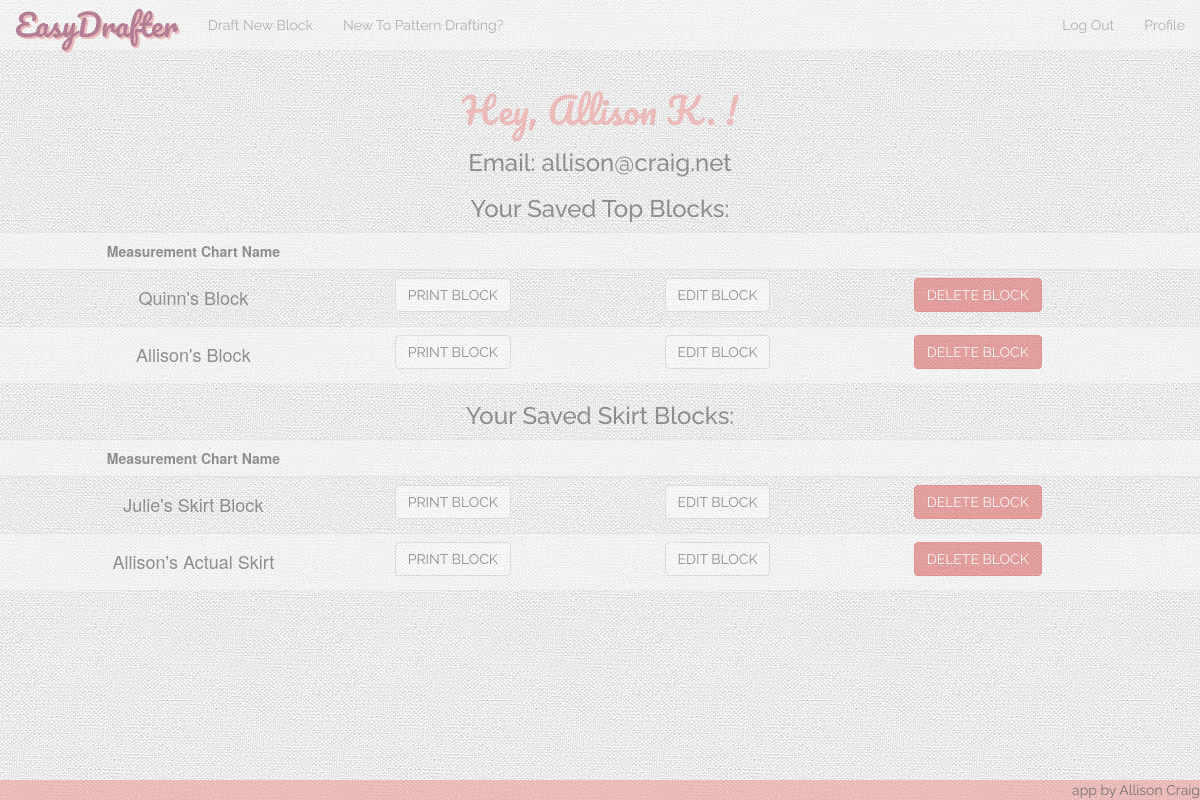
/profile (signed in), run on an earlier commit of the app's database.
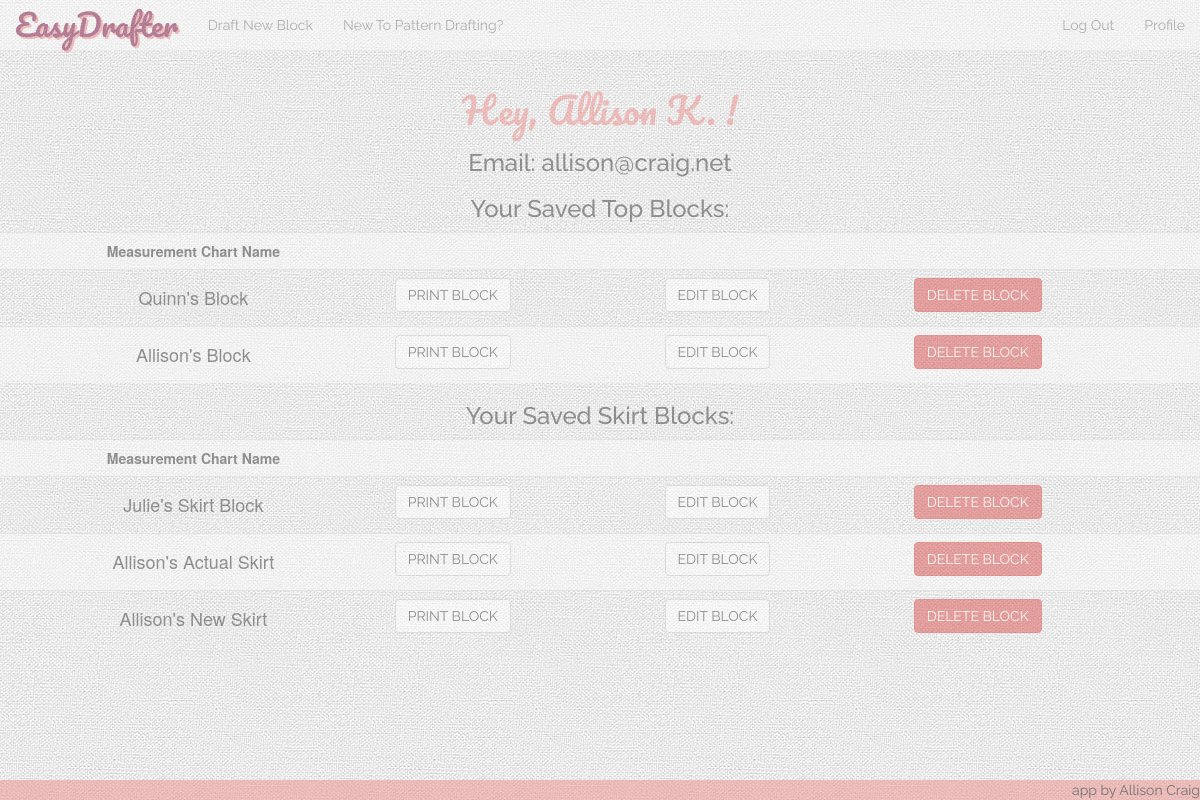
And on a later commit of the database.
### model.py (models this page shows, shortened)
class User(db.Model):
    __tablename__ = "Users"
    user_id = db.Column(db.Integer, autoincrement=True, primary_key=True)
    fb_id = db.Column(db.String(64), unique=True, nullable=True)
    email = db.Column(db.String(64), unique=True, nullable=False)
    password = db.Column(db.String(64), nullable=True)
    fname = db.Column(db.String(15), nullable=False)

class Measurement_Chart_Top(db.Model):
    __tablename__ = "Measurement_Chart_Tops"
    chart_id = db.Column(db.Integer, autoincrement=True, primary_key=True)
    nickname = db.Column(db.Integer, nullable=False)
    user_id = db.Column(db.String(100), db.ForeignKey('Users.user_id'))
    bust = db.Column(db.Integer, nullable=False)
    waist = db.Column(db.Integer, nullable=False)
    full_length = db.Column(db.Integer, nullable=False)
    center_front = db.Column(db.Integer, nullable=False)
    front_shoulder_slope = db.Column(db.Integer, nullable=False)
    strap = db.Column(db.Integer, nullable=False)
    front_across_shoulder = db.Column(db.Integer, nullable=False)
    across_chest = db.Column(db.Integer, nullable=False)
    bust_depth = db.Column(db.Integer, nullable=False)
    shoulder_length = db.Column(db.Integer, nullable=False)
    bust_arc = db.Column(db.Integer, nullable=False)
    bust_span = db.Column(db.Integer, nullable=False)
    waist_arc = db.Column(db.Integer, nullable=False)
    dart_placement = db.Column(db.Integer, nullable=False)
    side_length = db.Column(db.Integer, nullable=False)
    full_length_back = db.Column(db.Integer, nullable=False)
    center_back = db.Column(db.Integer, nullable=False)
    back_shoulder_slope = db.Column(db.Integer, nullable=False)
    across_back = db.Column(db.Integer, nullable=False)
    back_arc = db.Column(db.Integer, nullable=False)
    waist_arc_back = db.Column(db.Integer, nullable=False)
    back_neck = db.Column(db.Integer, nullable=False)
    back_across_shoulder = db.Column(db.Integer, nullable=False)
    back_dart_intake = db.Column(db.Integer, nullable=False)
    user = db.relationship("User",
                           backref=db.backref("Measurement_Chart_Tops"))

class Measurement_Chart_Skirt(db.Model):
    __tablename__ = "Measurement_Chart_Skirts"
    chart_id = db.Column(db.Integer, autoincrement=True, primary_key=True)
    nickname = db.Column(db.Integer, nullable=False)
    user_id = db.Column(db.String(100), db.ForeignKey('Users.user_id'))
    waist = db.Column(db.Integer, nullable=False)
    hip = db.Column(db.Integer, nullable=False)
    center_front_hip_depth = db.Column(db.Integer, nullable=False)
    back_hip_arc = db.Column(db.Integer, nullable=False)
    center_back_hip_depth = db.Column(db.Integer, nullable=False)
    front_hip_arc = db.Column(db.Integer, nullable=False)
    dart_placement = db.Column(db.Integer, nullable=False)
    user = db.relationship("User",
                           backref=db.backref("Measurement_Chart_Skirts"))

### server.py (the view)
@app.route('/profile')
def user_profile_page():
    user_email = session['logged_in_customer_email']
    user = User.query.filter(User.email==user_email).one()
    current_user_id = user.user_id
    saved_blocks_tops = Measurement_Chart_Top.query.filter(Measurement_Chart_Top.user_id==current_user_id).all()
    saved_blocks_skirts = Measurement_Chart_Skirt.query.filter(Measurement_Chart_Skirt.user_id==current_user_id).all()
    return render_template("profile.html", user=user, session=session, savedblockstops=saved_blocks_tops, savedblocksskirts=saved_blocks_skirts)

### server.py (called while the page is built)
@app.before_request
def add_tests():
    g.jasmine_tests = JS_TESTING_MODE

### templates/profile.html (shortened to what this page needs)
{% extends 'base.html' %}
{% block content %}
<center><h1 class='heading-titles'>Hey, {{ user.fname }} !</h1></center>
<center><h3 class="raleway">Email: {{ user.email }}</h3></center>
{% if savedblockstops %}
<center><h3 class="raleway">Your Saved Top Blocks: </h3></center>
<table class="table table-hover table-striped">
	<th><center>Measurement Chart Name</center></th>
	<th></th>
	<th></th>
	<th></th>
{% for sblocktop in savedblockstops %}
		<tr class="saved-block">
			<td><center><h4>{{ sblocktop.nickname }}</h4></center>
				<center>
					<td><form action='/print-top/{{sblocktop.chart_id}}'>
						<button class="btn btn-default">PRINT BLOCK</button>
					</form></td>
					<td><form action='/edit-top/{{sblocktop.chart_id}}'>
						<button class="btn btn-default" value="{{ sblocktop.chart_id }}">EDIT BLOCK</button>
					</form></td>
					<td>
						<button class="btn btn-danger delete-btn-top" name='chart-id' value="{{ sblocktop.chart_id }}">DELETE BLOCK</button></td>
					</center>
				</td>
			</tr>
{% endfor %}
</table>
{% endif %}
{% if savedblocksskirts %}
<center><h3 class="raleway">Your Saved Skirt Blocks: </h3></center>
<table class="table table-hover table-striped">
	<th><center>Measurement Chart Name</center></th>
	<th></th>
	<th></th>
	<th></th>
{% for sblockskirt in savedblocksskirts %}
		<tr class="saved-block">
			<td><center><h4>{{ sblockskirt.nickname }}</h4></center>
				<center>
					<td><form action='/print-skirt/{{sblockskirt.chart_id}}'>
						<button class="btn btn-default">PRINT BLOCK</button>
					</form></td>
					<td><form action='/edit-skirt/{{sblockskirt.chart_id}}'>
						<button class="btn btn-default" value="{{ sblockskirt.chart_id }}">EDIT BLOCK</button>
					</form></td>
					<td><button class="btn btn-danger delete-btn-skirt" name='chart-id' value="{{ sblockskirt.chart_id }}">DELETE BLOCK</button></td>
				</center>
			</td>
		</tr>
{% endfor %}
</table>
{% endif %}
{% endblock %}

### templates/base.html (shortened to what this page needs)
<!DOCTYPE html>
<html>
<head>
	<link rel='stylesheet' href='/static/css/style.css'>
	<link rel='stylesheet' href='/static/css/bootstrap.min.css'>
</head>
<body>
<nav class="navbar navbar-default navbar-fixed-top">
	<div class="container-fluid">
		<div class="navbar-header">
			<a class="navbar-brand" id="corner-logo" href="/">EasyDrafter</a>
		</div>
		<div class="collapse navbar-collapse" id="bs-example-navbar-collapse-1">
			<ul class="nav navbar-nav">
				{% if session['current_user_id'] is defined %}
				<li><a href="/choose-block">Draft New Block</a></li>
				<li><a href="/about-drafting" id="profile">New To Pattern Drafting?</a></li>
				{% else %}
				<li><a href="/about-drafting" id="profile">New To Pattern Drafting?</a></li>
				{% endif %}
			</ul>
			<ul class="nav navbar-nav navbar-right">
				{% if session['current_user_id'] is defined %}
				<li><a href="/logout" id="logout">Log Out</a></li>
				<li><a href="/profile" id="profile">Profile</a></li>
				{% else %}
				<li><a href="/login">Log In</a></li>
				<li><a href="/register">Register</a></li>
				{% endif %}
			</ul>
		</div>
	</div>
</nav>
	{% block content %}{% endblock %}
		<footer><a href="https://github.com/allisonkcraig" target="blank" id="footer-a">app by Allison Craig</a></footer>
</body>
</html>

### static/css/style.css (style rules this page uses)
body { padding-top: 70px; margin-bottom: 2em; padding-bottom: 4em; background-image: url("/static/img/roughcloth.png"); opacity: 50%; }
.btn { font-family: "Raleway"; }
.heading-titles { font-family: 'Pacifico', cursive; color: #EA8C86; }
#corner-logo { font-family: 'Pacifico', cursive; font-size: 30px; text-decoration: none; text-shadow: 2px 2px #EA8C86; color: #7D1141; }
.navbar { font-family: "Raleway"; }
footer { font-family: "Raleway"; background-color: #EA8C86; position:fixed; left:0px; bottom:0px; height:20px; width:100%; }
#footer-a { text-decoration: none; color: black; float: right; }
.raleway { font-family: "Raleway"; }

What changed in the data, as far as the page shows it:
added Measurement_Chart_Skirt: nickname "Allison's New Skirt", {{ sblockskirt.chart_id }} 4 (drawn)
